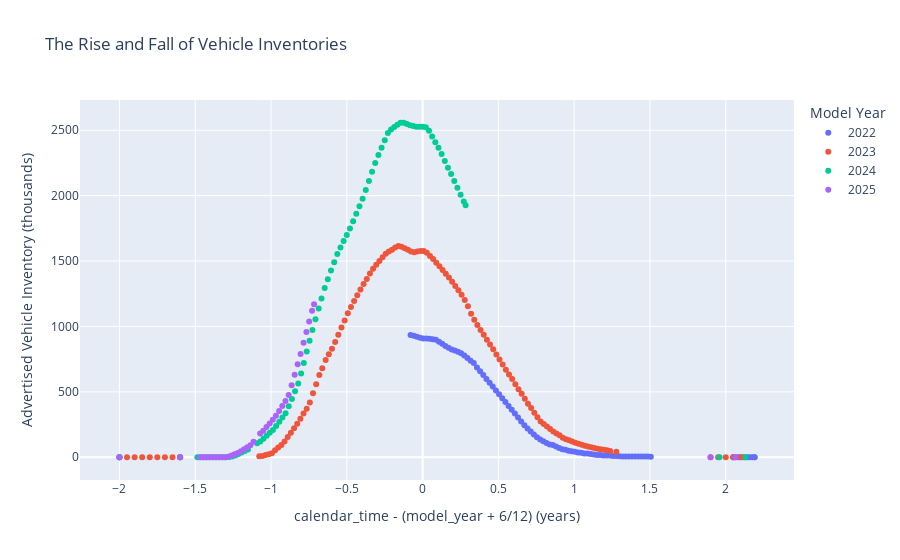

The notebook cell saved with this chart:
### Markdown cell above
Except for some fluctations in year-to-year amplitudes, the pattern of inventory rise and fall for different model years appears remarkably consistent.  Inventories for each model year peak around July of the same calendar year.

### Code cell
px.scatter(
    x=mixed_years.select("yr_diff").collect().to_series(),
    y=mixed_years.select("advertised_inventory").collect().to_series(),
    color=mixed_years.select(pl.col("model_year").cast(pl.Utf8)).collect().to_series(),
    title="The Rise and Fall of Vehicle Inventories",
    labels={
        "x": "calendar_time - (model_year + 6/12) (years)",
        "y": "Advertised Vehicle Inventory (thousands)",
        "color": "Model Year"
    }
)
